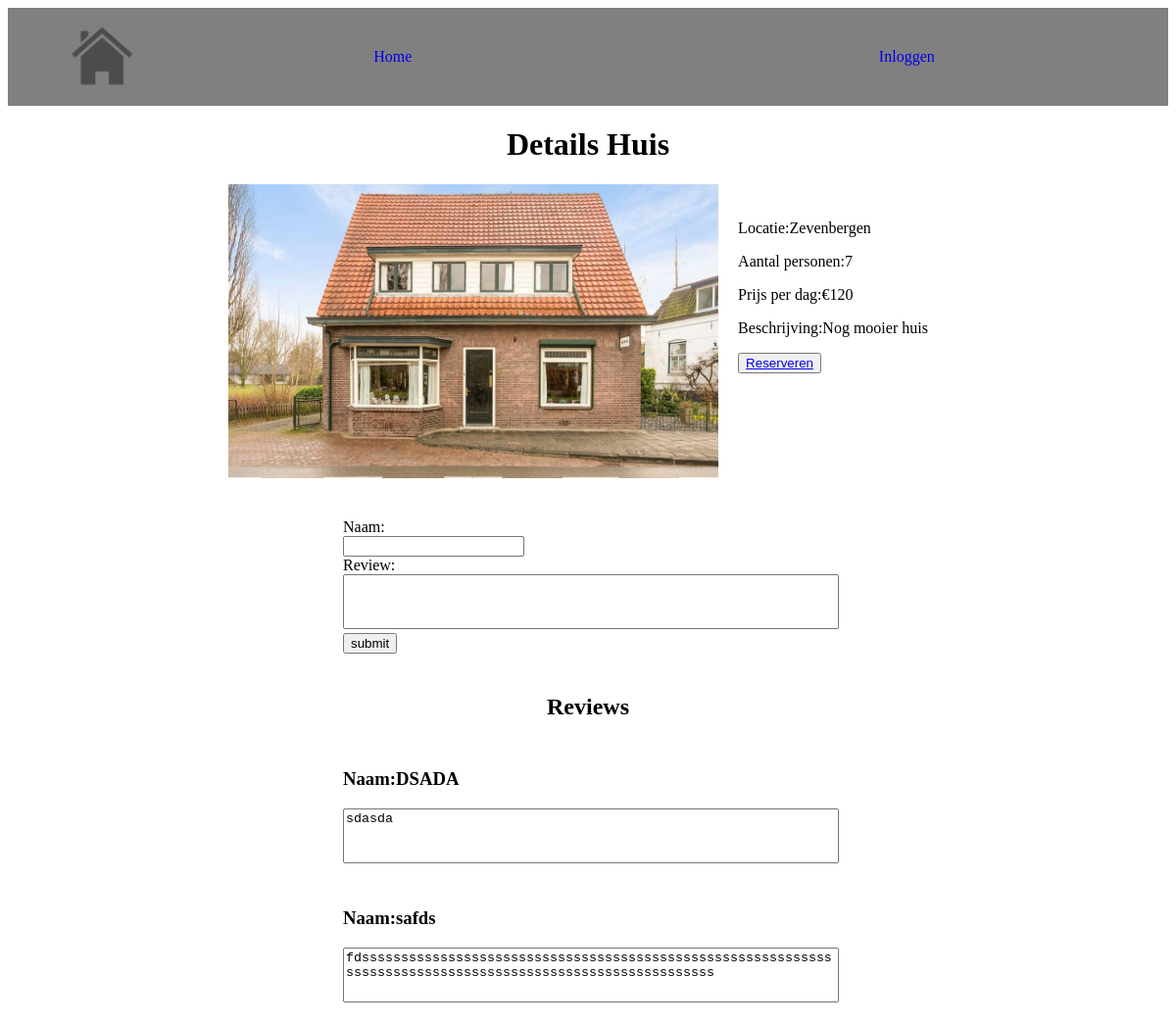
The page /detailspage.php?id=2 on the database its author committed.
### tables this page shows
CREATE TABLE `huizen` (
  `id` int(11) NOT NULL,
  `locatie` varchar(256) NOT NULL,
  `aantal_personen` int(11) NOT NULL,
  `prijs_per_dag` double NOT NULL,
  `afbeelding` text NOT NULL,
  `beschrijving` text NOT NULL,
  `status` int(11) NOT NULL
);

CREATE TABLE `reviews` (
  `id` int(11) NOT NULL,
  `name` varchar(256) NOT NULL,
  `review` text NOT NULL,
  `huis_id` int(11) NOT NULL,
  `date_of_posting` date NOT NULL
);

### detailspage.php (the view, shortened to what this page needs)
<?php require_once "header.php" ?>
<?php
$id = $_GET['id'];
require_once "backend/conn.php";
$query = "SELECT * FROM huizen WHERE :id = id";
$statement = $conn->prepare($query);
$statement ->execute([
    ":id" => $id
]);
$huis = $statement->fetch(PDO::FETCH_ASSOC);
?>
<body>
    <div class="wrapper">
        <div class="introductie">
            <h1>Details Huis</h1>
        </div>
        <div class="details-huis">
            <img src=<?php echo $huis["afbeelding"];?>>
            <div class="huis-informatie">
                <p>Locatie:<?php echo $huis["locatie"];?></p>
                <p>Aantal personen:<?php echo $huis["aantal_personen"];?></p>
                <p>Prijs per dag:€<?php echo $huis["prijs_per_dag"];?></p>
                <p>Beschrijving:<?php echo $huis["beschrijving"];?></p>
                <button>
                    <a href="reservepage.php?id=<?php echo $huis["id"];?>">Reserveren</a>
                </button>
            </div>
        </div>
        <div class="reviews">
            <div class="review-form-container">
                <form action="backend/backendController.php" method="post">
                    <div class="form-group">
                        <label for="name">Naam:</label>
                        <input type="text" name="name" id="name">
                    </div>
                    <div class="form-group">
                        <label for="review">Review:</label>
                        <textarea name="review" id="review" wordwrap="wrap" style="width:500px; height:50px;"></textarea>
                    </div>
                    <input type="submit" value="submit">
                </form>
            </div>
            <?php
            $huis_id = $_GET['id'];
            $date_check_min = date('Y-m-d', mktime(0, 0, 0, date("m"), date("d") -5, date("Y")));
            require_once "backend/conn.php";
            $query="SELECT * FROM reviews WHERE huis_id =:huis_id AND date_of_posting > :date_check_min";
            $statement=$conn->prepare($query);
            $statement->execute([
                ":huis_id" =>$huis_id,
                ":date_check_min"=>$date_check_min,
            ]);
            $reviews = $statement->Fetchall(PDO::FETCH_ASSOC);
            ?>
            <h2>Reviews</h2>
            <?php foreach($reviews as $review)
            { ?>
            <div class="overzicht-reviews">
                <h3>Naam:<?php echo $review['name']; ?></h3>
                <textarea style="width:500px; height:50px;" readonly><?php echo $review['review'];?></textarea>
            </div>
            <?php
            }
            ?>
        </div>
    </div>
</body>

### css/style.css (style rules this page uses)
.wrapper { width: 67%; margin: auto; }
.introductie { text-align: center; }
.details-huis { display: flex; justify-content: center; }
.details-huis img { width: 500px; height: 300px; }
.huis-informatie { margin:20px; }
.review-form-container .form-group label { display: block; }
.review-form-container { border: 1px solid white; width: 500px; margin: 10px 0px 10px 0px; padding:10px 10px 10px 10px; }
.review-form-container textarea { resize: none; }
.overzicht-reviews textarea { resize: none; }
.overzicht-reviews { border: 1px solid white; width: 500px; margin: 10px 0px 10px 0px; padding:0px 10px 0px 10px; }
.reviews { margin-top: 20px; display: flex; flex-direction: column; justify-content: center; align-items: center; }

### rows shown on the page
huizen: afbeelding (picture), locatie "Zevenbergen", aantal_personen "7", prijs_per_dag "120", beschrijving "Nog mooier huis"
reviews: name "DSADA", review "sdasda"
reviews: name "safds", review "fdsssssssssssssssssssssssssssssssssssssssssssssssssssssssssssssssssssssssssssssssssssssssssssssssssssssssssss"
